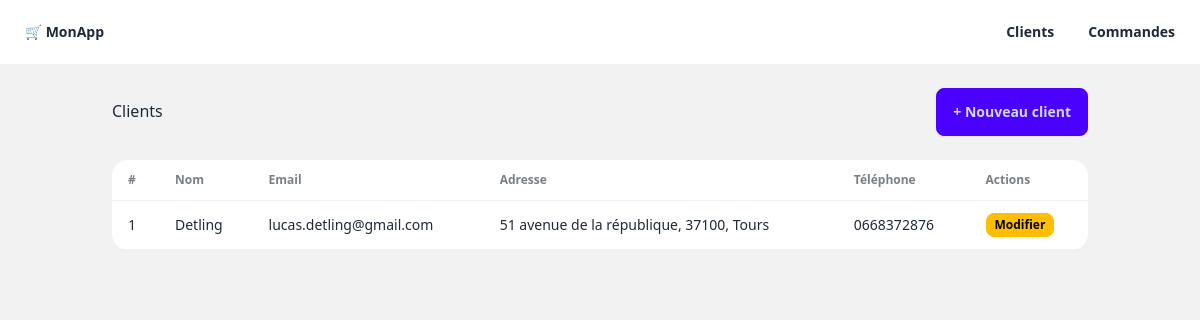
Before: /clients/ with the older database file.
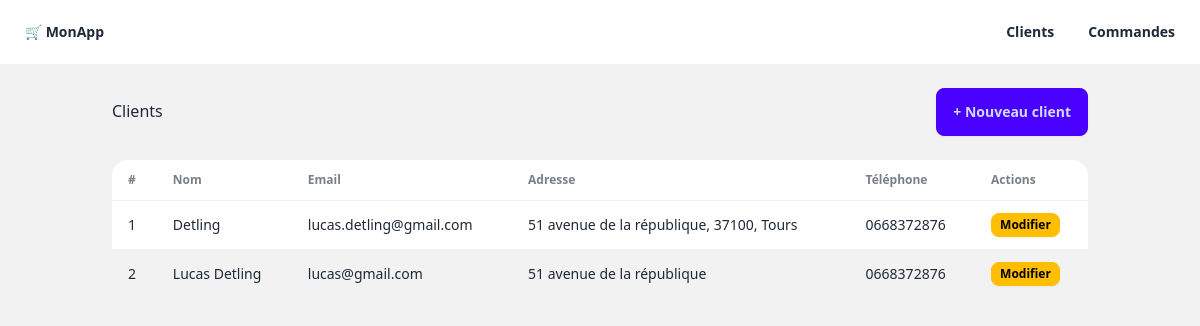
After: the same page with the newer database file.
### models/client.py (models this page shows, shortened)
class Client(Base):
    __tablename__ = "clients"
    id: Mapped[int] = mapped_column(primary_key=True)
    nom: Mapped[str] = mapped_column(String(100), nullable=False)
    email: Mapped[str] = mapped_column(String(150), unique=True, nullable=False)
    telephone: Mapped[Optional[str]] = mapped_column(String(20))
    adresse: Mapped[Optional[str]] = mapped_column(String(255))
    date_creation: Mapped[datetime] = mapped_column(server_default=func.now())
    commandes: Mapped[List["Commande"]] = relationship("Commande", back_populates="client")

### routes/clients.py (the view)
@router.get("/", response_class=HTMLResponse)
def liste_clients(request: Request, db: Session = Depends(get_db)):
    clients = client_service.get_all(db)
    return templates.TemplateResponse(
        request=request,
        name="clients/liste.html",
        context={"clients": clients}   # ← les variables du template ici
    )

### templates/clients/liste.html (shortened to what this page needs)
{% extends "base.html" %}
{% block content %}
<div class="flex justify-between items-center mb-6">
    <h1 class="text-3xl font-bold">Clients</h1>
    <button onclick="modal_client.showModal()" class="btn btn-primary">
        + Nouveau client
    </button>
</div>
<div id="liste-clients">
    {% if clients %}
    <div class="overflow-x-auto">
        <table class="table table-zebra bg-base-100 rounded-xl shadow">
            <thead>
                <tr>
                    <th>#</th>
                    <th>Nom</th>
                    <th>Email</th>
                    <th>Adresse</th>
                    <th>Téléphone</th>
                    <th>Actions</th>
                </tr>
            </thead>
            <tbody>
                {% for client in clients %}
                <tr id="client-{{ client.id }}">
                    <td>{{ client.id }}</td>
                    <td class="font-medium">{{ client.nom }}</td>
                    <td>{{ client.email }}</td>
                    <td>{{ client.adresse }}</td>
                    <td>{{ client.telephone or "—" }}</td>
                    <td>
                        <button class="btn btn-warning btn-xs" hx-get="/clients/{{ client.id }}/modifier"
                            hx-target="#modal-modifier-contenu" hx-swap="innerHTML"
                            onclick="modal_modifier_client.showModal()">
                            Modifier
                        </button>
                    </td>
                </tr>
                {% endfor %}
            </tbody>
        </table>
    </div>
    {% else %}
    <div class="alert alert-info">
        <span>Aucun client pour l'instant. Ajoutez-en un !</span>
    </div>
    {% endif %}
</div>
{% endblock %}

Changed rows visible on the page:
added Client: id "2", nom "Lucas Detling", email "lucas@gmail.com", adresse "51 avenue de la république", telephone "0668372876"
